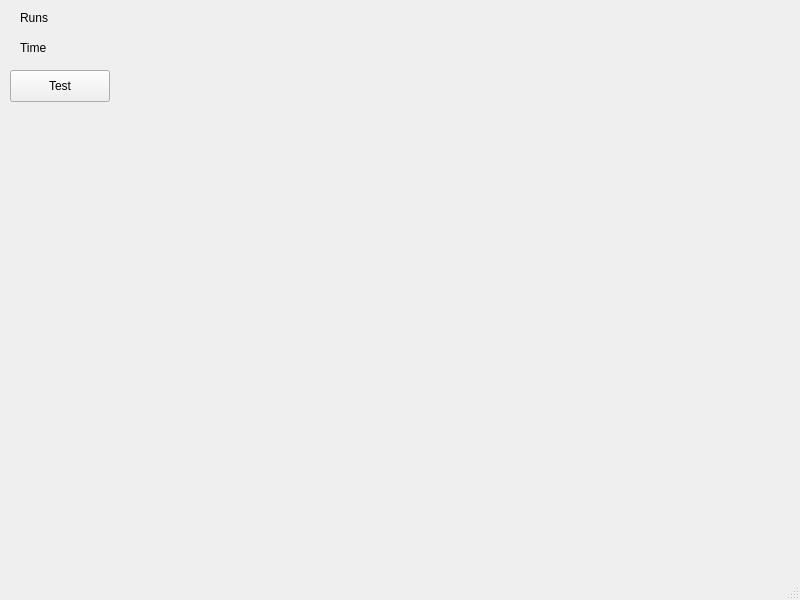
<?xml version="1.0" encoding="UTF-8"?>
<ui version="4.0">
 <class>MainWindow</class>
 <widget class="QMainWindow" name="MainWindow">
  <property name="geometry">
   <rect>
    <x>0</x>
    <y>0</y>
    <width>800</width>
    <height>600</height>
   </rect>
  </property>
  <property name="windowTitle">
   <string>MainWindow</string>
  </property>
  <widget class="QWidget" name="centralwidget">
   <widget class="QPushButton" name="testButton">
    <property name="geometry">
     <rect>
      <x>10</x>
      <y>70</y>
      <width>100</width>
      <height>32</height>
     </rect>
    </property>
    <property name="text">
     <string>Test</string>
    </property>
   </widget>
   <widget class="QLabel" name="runLabel">
    <property name="geometry">
     <rect>
      <x>20</x>
      <y>10</y>
      <width>761</width>
      <height>16</height>
     </rect>
    </property>
    <property name="text">
     <string>Runs</string>
    </property>
   </widget>
   <widget class="QLabel" name="timeLabel">
    <property name="geometry">
     <rect>
      <x>20</x>
      <y>40</y>
      <width>771</width>
      <height>16</height>
     </rect>
    </property>
    <property name="text">
     <string>Time</string>
    </property>
   </widget>
  </widget>
  <widget class="QMenuBar" name="menubar">
   <property name="geometry">
    <rect>
     <x>0</x>
     <y>0</y>
     <width>800</width>
     <height>33</height>
    </rect>
   </property>
  </widget>
  <widget class="QStatusBar" name="statusbar"/>
 </widget>
 <resources/>
 <connections/>
</ui>
